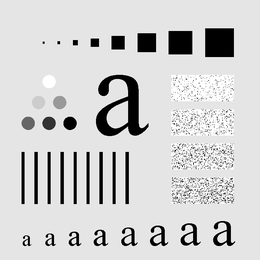
%> input picture 数字图像处理/数图实验/实验教材/4/characters.tif, 260 x 260 px, shrunk from 688 x 688 before the run
$ octave --eval "my_ideal;"   (GNU Octave 9; MATLAB toolbox functions it lacks are replaced by stand-ins)
%> lines starting %> are read from the running program, lines starting %| are printed output that depends on the picture
### 数字图像处理/数图实验/实验4=2877+陈鑫蕾/my_DFT.m
function [F] = my_DFT(fp)
    [m,n]=size(fp);
    x=0:1:m-1;
    y=0:1:n-1;
    u=0:1:m-1;
    v=0:1:n-1;
    Wm=exp(-1i*2*pi*v'*y./n);
    Wn=exp(-1i*2*pi*u'*x./m);
    F=Wm*fp*Wn;
end

### 数字图像处理/数图实验/实验4=2877+陈鑫蕾/my_IDFT.m
function [gp] = my_IDFT(G)
    [m,n]=size(G)
    x=0:1:m-1;
    y=0:1:n-1;
    u=0:1:m-1;
    v=0:1:n-1;
    Wm=exp(1i*2*pi*v'*y./n);
    Wn=exp(1i*2*pi*u'*x./m);
    gp=Wn*G*Wm/(m*n);
end

### 数字图像处理/数图实验/实验教材/4/my_ideal.m
function [] = my_ideal()
% 使用DFT、IDFT，以及理想高、低通滤波器，进行频域滤波

% 第1步：读取图像，将大小扩展为2M*2N，并填充0
f = imread('characters.tif');
%> f is the input picture: size 260x260 uint8; min 0, max 255, mean 207.4
f = im2double(f);
%> f: size 260x260 double
[M,N] = size(f);
%> M = 260; N = 260
fp=[f zeros(M,N); zeros(M,2*N)];
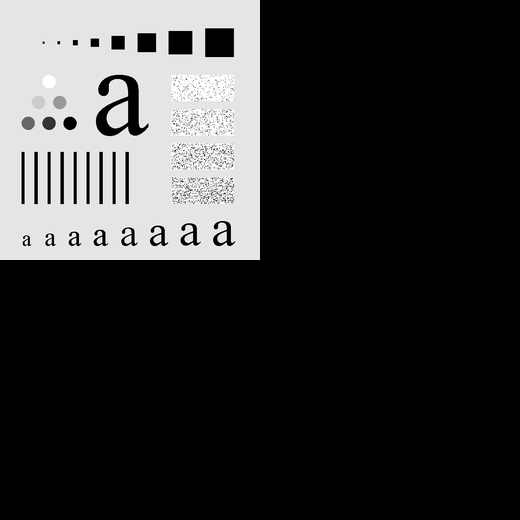
%> fp: size 520x520 double; min 0, max 1, mean 0.203

% 第2步：进行DFT，并将将零频分量移到频谱中心
%F = fftshift(fft2(fp));  % fft2函数：二维快速傅里叶变换
F = fftshift(my_DFT(fp));  % fftshift函数：用于将零频分量移到频谱中心

% 第3步：滤波
% 设计滤波器
u = -N:N-1;
%> u = 520 values from -260 to 259
v = -M:M-1;
%> v = 520 values from -260 to 259
[U,V] = meshgrid(u,v);       % meshgrid函数：生成矩阵U（V），其元素值等于它所在的列（行）
D = hypot(U,V);              % hypot函数：求每个元素的平方根，即与频率零点的距离
D0 = 30;                     % 截止频率设置为30
ILPF = mat2gray( D <= D0 );  % 理想低通滤波器
IHPF = mat2gray( D > D0 );   % 理想高通滤波器
% 频域滤波
G1 = F.*ILPF;
G2 = F.*IHPF;

% 第4步：还原频谱的位置，进行IDFT，取实部并裁剪
%gp1 = ifft2(fftshift(G1));
gp1 = my_IDFT(fftshift(G1));
%gp2 = ifft2(fftshift(G2));
gp2 = my_IDFT(fftshift(G2));
g1 = real(gp1);    % 取实部
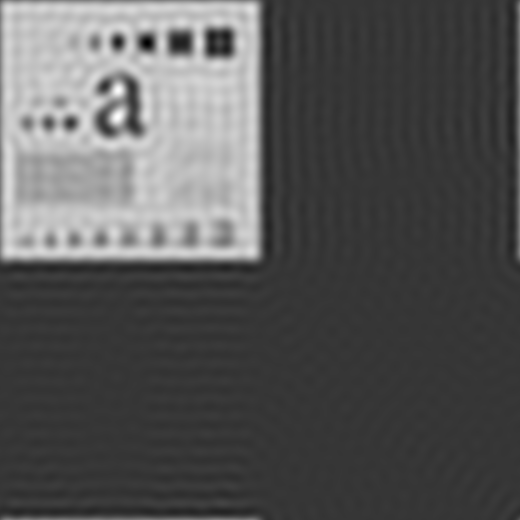
%> g1: size 520x520 double; min -0.345, max 1.27, mean 0.203; drawn with min black and max white
g2 = real(gp2);
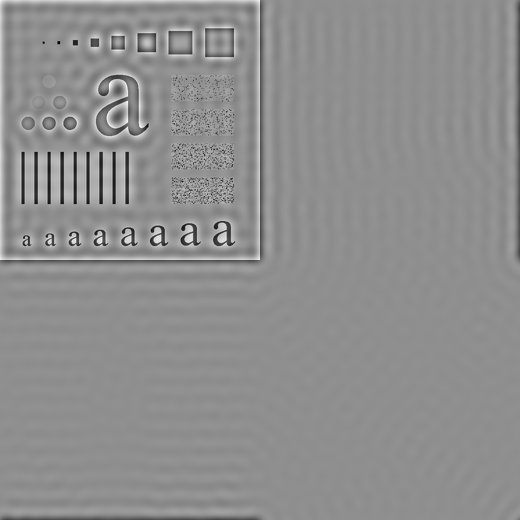
%> g2: size 520x520 double; min -0.912, max 0.712, mean -3.08e-16; drawn with min black and max white
g1 = g1(1:M,1:N);  % 裁剪掉填充0的区域
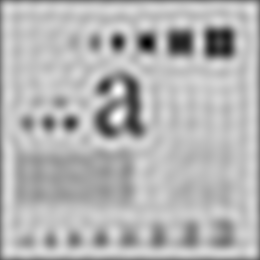
%> g1: size 260x260 double; min -0.345, max 1.27, mean 0.801; drawn with min black and max white
g2 = g2(1:M,1:N);
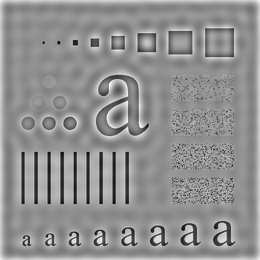
%> g2: size 260x260 double; min -0.912, max 0.712, mean 0.0118; drawn with min black and max white

% 第5步：输出结果
fprintf('输出结果:\n');
figure;
subplot(2,2,1);imshow(f);title('原图');
subplot(2,2,2);imshow(mat2gray(log(1+abs(F))));title('傅里叶频谱');
subplot(2,2,3);imshow(g1);title('理想低通滤波后的图像');
%> after `imshow(g1)`:
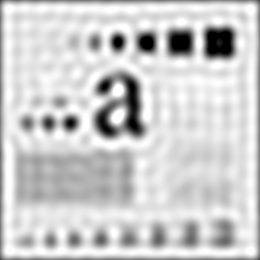
%> displayed picture: size 260x260, on the screen's scale of 0 to 255; min 0, max 255, mean 204.4
subplot(2,2,4);imshow(g2);title('理想高通滤波后的图像');
%> after `imshow(g2)`:
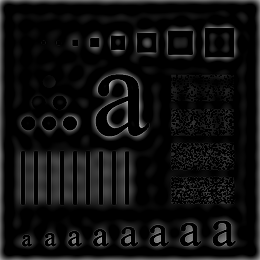
%> displayed picture: size 260x260, on the screen's scale of 0 to 255; min 0, max 182, mean 16.2
end
